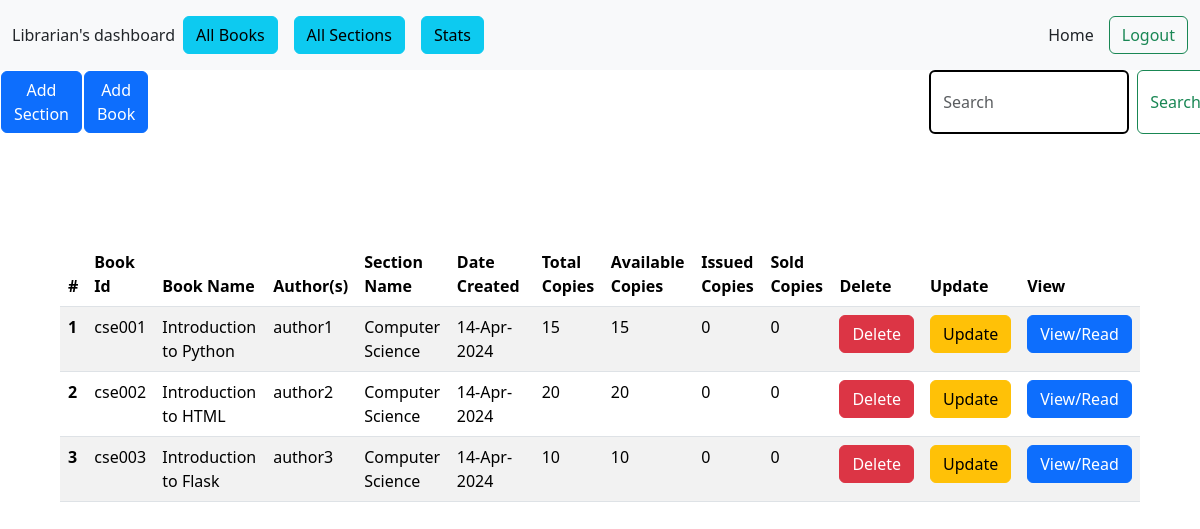
The page /all_books_of/CSE on the database its author committed.
### application/model.py (models this page shows)
class Books(db.Model):
    book_id = db.Column(db.String(10), primary_key = True)
    book_name = db.Column(db.String(50), nullable = False)
    date_created = db.Column(db.DateTime(), default = datetime.now)
    last_updated = db.Column(db.DateTime(), default = datetime.now)
    section_id = db.Column(db.String(), db.ForeignKey("sections.section_id"), nullable = False)
    content = db.Column(db.String(), nullable = False)            # few lines of text
    authors = db.Column(db.String(), nullable = False)
    total_copies = db.Column(db.Integer(), nullable = False)
    available_copies = db.Column(db.Integer())
    issued_copies = db.Column(db.Integer())
    sold_copies = db.Column(db.Integer())
    book_price = db.Column(db.Integer(), default = 0)
    requested_books = db.relationship("RequestedBooks", backref="books", cascade="all, delete-orphan, save-update")
    currently_issued_books = db.relationship("CurrentlyIssuedBooks", backref="books", cascade="all, delete-orphan, save-update")
    sold_books = db.relationship("SoldBooks", backref="books", cascade="all, delete-orphan, save-update")

class Sections(db.Model):
    section_id = db.Column(db.String(10), primary_key = True)
    section_name = db.Column(db.String(50), nullable = False)
    date_created = db.Column(db.DateTime(), default = datetime.now)
    last_updated = db.Column(db.DateTime(), default = datetime.now)
    description = db.Column(db.String(200))
    books = db.relationship("Books", backref="section", cascade="all, delete-orphan, save-update")

### application/controllers.py (the view)
@app.route("/all_books_of/<section_id>", methods = ["GET", "POST"])
def all_books_of_this_section(section_id):
    this_section_all_books = Books.query.filter_by(section_id = section_id).all()
    return render_template("all_books_of_a_section_librarian.html",section_id = section_id, this_section_all_books = this_section_all_books)

### templates/all_books_of_a_section_librarian.html (shortened to what this page needs)
{% extends "librarian_dashboard.html" %}
{% block content %}
<table class="table table-striped custom-table" style="width: 150%; margin-left: -25%;">
    {% if this_section_all_books %}
    <thead>
      <tr>
        <th scope="col">#</th>
        <th scope="col">Book Id</th>
        <th scope="col">Book Name</th>
        <th scope="col">Author(s)</th>
        <th scope="col">Section Name</th>
        <th scope="col">Date Created</th>
        <th scope="col">Total Copies</th>
        <th scope="col">Available Copies</th>
        <th scope="col">Issued Copies</th>
        <th scope="col">Sold Copies</th>
        <th scope="col">Delete</th>
        <th scope="col">Update</th>
        <th scope="col">View</th>
      </tr>
    </thead>
    <tbody>
    {% for book in this_section_all_books %}
      <tr>
        <th scope="row">{{ loop.index }}</th>
        <td>{{ book.book_id }}</td>
        <td>{{ book.book_name }}</td>
        <td>{{ book.authors }}</td>
        <td>{{ book.section.section_name }}</td>
        <td>{{ book.date_created.strftime("%d") }}-{{ book.date_created.strftime("%b") }}-{{ book.date_created.strftime("%Y") }}</td>
        <td>{{ book.total_copies }}</td>
        <td>{{ book.available_copies }}</td>
        <td>{{ book.issued_copies }}</td>
        <td>{{ book.sold_copies }}</td>
        <td><a href="/delete_book/{{book.book_id}}"><button type="button" class="btn btn-danger">Delete</button></a></td>
        <td><a href="/update_book/{{book.book_id}}"><button type="button" class="btn btn-warning">Update</button></a></td>
        <td><a href="/book_view/{{book.book_id}}"><button type="button" class="btn btn-primary">View/Read</button></a></td>
      </tr>
    {% endfor %}
    {% else %}
    <p>No books availble in this section.</p>
    {% endif %}
    </tbody>
</table>
{% endblock content %}

### rows shown on the page
Books: book_id "cse001", book_name "Introduction to Python", authors "author1", section.section_name "Computer Science", date_created "14", date_created "Apr", date_created "2024", total_copies "15", available_copies "15", issued_copies "0", sold_copies "0"
Books: book_id "cse002", book_name "Introduction to HTML", authors "author2", section.section_name "Computer Science", date_created "14", date_created "Apr", date_created "2024", total_copies "20", available_copies "20", issued_copies "0", sold_copies "0"
Books: book_id "cse003", book_name "Introduction to Flask", authors "author3", section.section_name "Computer Science", date_created "14", date_created "Apr", date_created "2024", total_copies "10", available_copies "10", issued_copies "0", sold_copies "0"
